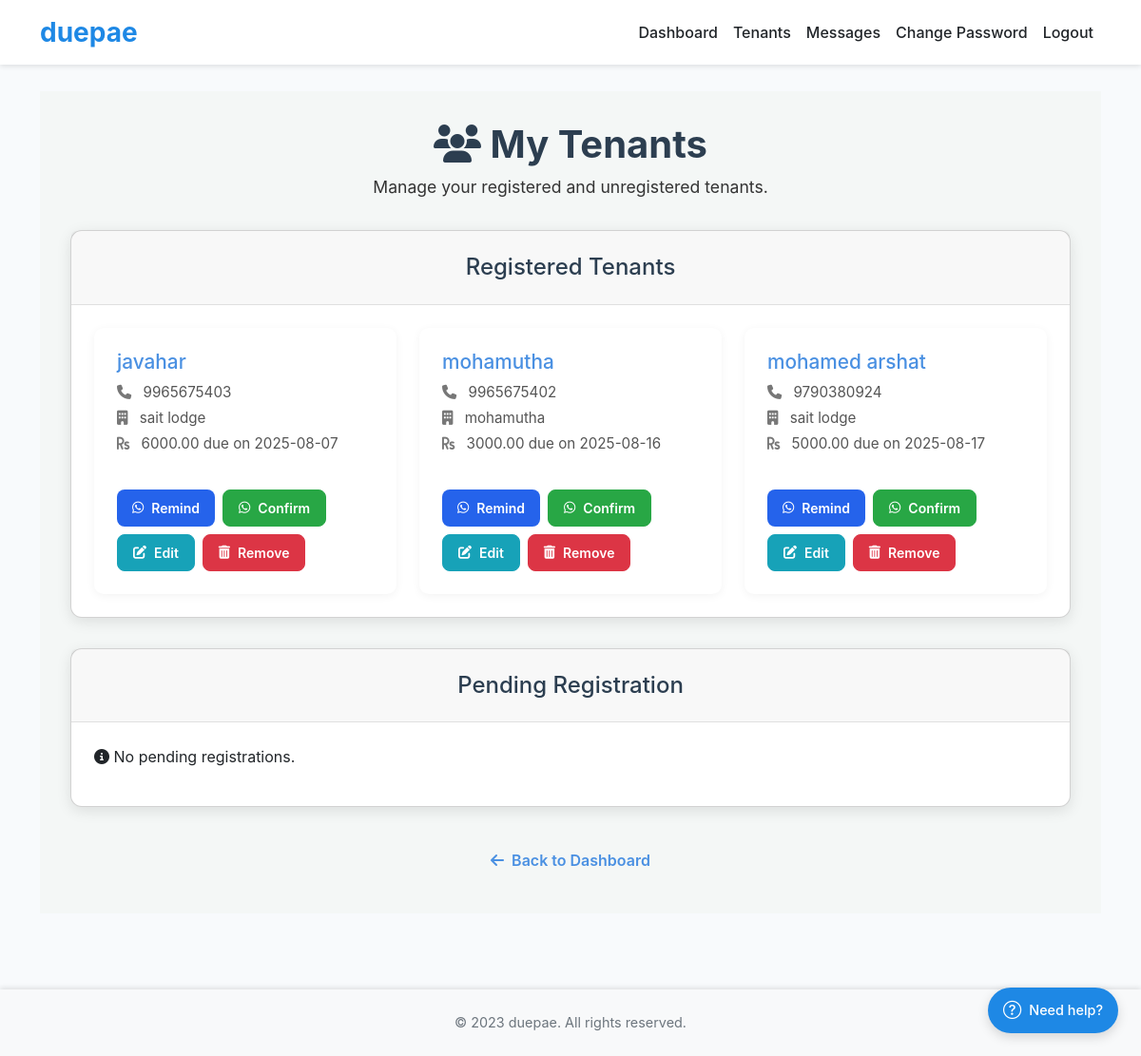
The page /owner/tenants (signed in) on the database its author committed.
### app.py (models this page shows, shortened)
class Tenancy(db.Model):
    id = db.Column(db.Integer, primary_key=True)
    owner_id = db.Column(db.Integer, db.ForeignKey('user.id'), nullable=False)
    tenant_id = db.Column(db.Integer, db.ForeignKey('user.id'), nullable=False)
    property_id = db.Column(db.Integer, db.ForeignKey('property.id'), nullable=False)
    rent_amount = db.Column(db.Numeric(10, 2), nullable=False)
    due_date = db.Column(db.Date, nullable=False)
    owner_user = relationship("User", foreign_keys=[owner_id], back_populates="tenancies_as_owner")
    tenant = relationship("User", foreign_keys=[tenant_id], back_populates="tenancies_as_tenant")
    property = relationship("Property", back_populates="tenancies")
    payments = relationship("Payment", back_populates="tenancy")

class User(db.Model):
    id = db.Column(db.Integer, primary_key=True)
    role = db.Column(db.String(20), nullable=False)
    username = db.Column(db.String(80), unique=True, nullable=False)
    full_name = db.Column(db.String(120), nullable=False)
    phone = db.Column(db.String(20), unique=True, nullable=False)
    upi_id = db.Column(db.String(120), nullable=True)
    password_hash = db.Column(db.String(255), nullable=False)
    is_active = db.Column(db.Boolean, default=True)
    subscription_end = db.Column(db.Date, nullable=True)
    whatsapp_enabled = db.Column(db.Boolean, default=True)
    owned_properties = relationship("Property", back_populates="owner")
    tenancies_as_tenant = relationship("Tenancy", foreign_keys="Tenancy.tenant_id", back_populates="tenant")
    tenancies_as_owner = relationship("Tenancy", foreign_keys="Tenancy.owner_id", back_populates="owner_user")
    sent_messages = relationship("Message", foreign_keys="Message.sender_id", back_populates="sender")
    received_messages = relationship("Message", foreign_keys="Message.receiver_id", back_populates="receiver")
    @property
    def is_unregistered(self):
        return self.username.startswith('unregistered_')

class Property(db.Model):
    id = db.Column(db.Integer, primary_key=True)
    name = db.Column(db.String(120), nullable=False)
    address = db.Column(db.Text, nullable=True)
    owner_id = db.Column(db.Integer, db.ForeignKey('user.id'), nullable=False)
    owner = relationship("User", back_populates="owned_properties")
    tenancies = relationship("Tenancy", back_populates="property")

### app.py (the view)
@app.route('/owner/tenants')
@owner_required
@subscription_required
def view_tenants():
    tenancies = Tenancy.query.filter_by(owner_id=current_user().id).all()
    registered_tenancies = []
    unregistered_tenancies = []
    for tenancy in tenancies:
        if tenancy.tenant.is_unregistered:
            unregistered_tenancies.append(tenancy)
        else:
            registered_tenancies.append(tenancy)
    return render_template('owner/tenants.html',
                           registered_tenancies=registered_tenancies,
                           unregistered_tenancies=unregistered_tenancies)

### app.py (called while the page is built)
def current_user():
    if 'user_id' in session:
        return User.query.get(session['user_id'])
    return None

@app.before_request
def load_user():
    g.user = current_user()
    if g.user and g.user.role != 'admin':
        config = SystemConfig.query.first()
        if config and config.require_subscription and not g.user.has_active_subscription:
            flash("Your subscription has expired. Please renew to continue using our services.", "warning")

@app.context_processor
def inject_user():
    config = SystemConfig.query.first() or SystemConfig()
    unread_count = 0
    current_user_obj = current_user()
    if current_user_obj:
        unread_count = db.session.query(Message).filter_by(
            receiver_id=current_user_obj.id,
            is_read=False
        ).count()
    def to_local_time(utc_dt):
        if not utc_dt:
            return ""
        tz = pytz.timezone(app.config['APP_TIMEZONE'])
        return utc_dt.replace(tzinfo=pytz.utc).astimezone(tz)
    return dict(
        user=current_user_obj,
        current_user=current_user_obj,
        datetime=dt.datetime,
        config=config,
        unread_count=unread_count,
        to_local_time=to_local_time
    )

def owner_required(f):
    @wraps(f)
    def decorated(*args, **kwargs):
        user = current_user()
        if not user or user.role != 'owner':
            abort(403)
        return f(*args, **kwargs)
    return decorated

def subscription_required(f):
    @wraps(f)
    def decorated(*args, **kwargs):
        user = current_user()
        config = SystemConfig.query.first()
        if not user or user.role == 'admin':
            return f(*args, **kwargs)
        if config and config.require_subscription and not user.has_active_subscription:
            flash("You need an active subscription to access this feature", "danger")
            return redirect(url_for('subscription'))
        return f(*args, **kwargs)
    return decorated

### templates/owner/tenants.html (shortened to what this page needs)
{% extends "base.html" %}
{% block extra_css %}
<link rel="stylesheet" href="{{ url_for('static', filename='css/owner.css') }}">
<link rel="stylesheet" href="https://cdnjs.cloudflare.com/ajax/libs/font-awesome/6.0.0-beta3/css/all.min.css">
{% endblock %}
{% block content %}
<div class="tenants-container">
    <header class="tenants-header">
        <h1><i class="fas fa-users"></i> My Tenants</h1>
        <p>Manage your registered and unregistered tenants.</p>
    </header>
    <div class="tenants-grid">
        <section class="card registered-tenants-section">
            <div class="card-header">
                <h2>Registered Tenants</h2>
            </div>
            <div class="card-body">
                {% if registered_tenancies %}
                <div class="tenant-list-cards">
                    {% for tenancy in registered_tenancies %}
                    <div class="tenant-card">
                        <div class="tenant-info">
                            <h3>{{ tenancy.tenant.full_name }}</h3>
                            <p><i class="fas fa-phone"></i> {{ tenancy.tenant.phone }}</p>
                            <p><i class="fas fa-building"></i> {{ tenancy.property.name }}</p>
                            <p><i class="fas fa-rupee-sign"></i> {{ tenancy.rent_amount }} due on {{ tenancy.due_date.strftime('%Y-%m-%d') }}</p>
                        </div>
                        <div class="tenant-actions">
                            <button onclick="sendWhatsAppMessage(this, '{{ tenancy.tenant.phone }}', 'payment_reminder', '{{ tenancy.id }}', '{{ tenancy.property.name }}', '{{ tenancy.rent_amount }}', '{{ tenancy.due_date.strftime('%Y-%m-%d') }}', '{{ tenancy.tenant.full_name }}')"
                                    class="btn btn-sm btn-warning"
                                    title="Send Payment Reminder">
                                <i class="fab fa-whatsapp"></i> Remind
                            </button>
                            <button onclick="sendWhatsAppMessage(this, '{{ tenancy.tenant.phone }}', 'payment_success', '{{ tenancy.id }}', '{{ tenancy.property.name }}', '{{ tenancy.rent_amount }}', '{{ tenancy.due_date.strftime('%Y-%m-%d') }}', '{{ tenancy.tenant.full_name }}')"
                                    class="btn btn-sm btn-success"
                                    title="Send Payment Confirmation">
                                <i class="fab fa-whatsapp"></i> Confirm
                            </button>
                            <a href="{{ url_for('edit_tenant', tenancy_id=tenancy.id) }}" class="btn btn-sm btn-info" title="Edit Tenancy"><i class="fas fa-edit"></i> Edit</a>
                            <form method="POST" action="{{ url_for('delete_tenant', tenancy_id=tenancy.id) }}" class="d-inline">
                                <button type="submit" class="btn btn-sm btn-danger" title="Remove Tenant"><i class="fas fa-trash-alt"></i> Remove</button>
                            </form>
                        </div>
                    </div>
                    {% endfor %}
                </div>
                {% else %}
                <p class="no-data"><i class="fas fa-info-circle"></i> No registered tenants found.</p>
                {% endif %}
            </div>
        </section>
        <section class="card unregistered-tenants-section">
            <div class="card-header">
                <h2>Pending Registration</h2>
            </div>
            <div class="card-body">
                {% if unregistered_tenancies %}
                <div class="tenant-list-cards">
                    {% for tenancy in unregistered_tenancies %}
                    <div class="tenant-card">
                        <div class="tenant-info">
                            <h3>Unregistered Tenant</h3>
                            <p><i class="fas fa-phone"></i> {{ tenancy.tenant.phone }}</p>
                            <p><i class="fas fa-building"></i> {{ tenancy.property.name }}</p>
                            <p><i class="fas fa-map-marker-alt"></i> {{ tenancy.property.address }}</p>
                            <p><i class="fas fa-rupee-sign"></i> {{ tenancy.rent_amount }} due on {{ tenancy.due_date.strftime('%Y-%m-%d') }}</p>
                            <p><span class="badge badge-warning"><i class="fas fa-hourglass-half"></i> Pending</span></p>
                        </div>
                        <div class="tenant-actions">
                            <button onclick="sendWhatsAppMessage(this, '{{ tenancy.tenant.phone }}', 'payment_reminder', '{{ tenancy.id }}', '{{ tenancy.property.name }}', '{{ tenancy.rent_amount }}', '{{ tenancy.due_date.strftime('%Y-%m-%d') }}', '')"
                                    class="btn btn-sm btn-warning"
                                    title="Send Payment Reminder">
                                <i class="fab fa-whatsapp"></i> Remind
                            </button>
                            <button onclick="sendWhatsAppMessage(this, '{{ tenancy.tenant.phone }}', 'payment_success', '{{ tenancy.id }}', '{{ tenancy.property.name }}', '{{ tenancy.rent_amount }}', '{{ tenancy.due_date.strftime('%Y-%m-%d') }}', '')"
                                    class="btn btn-sm btn-success"
                                    title="Send Payment Confirmation">
                                <i class="fab fa-whatsapp"></i> Confirm
                            </button>
                            <button onclick="sendInviteMessage(this, '{{ tenancy.tenant.phone }}', '{{ tenancy.id }}', '{{ tenancy.property.name }}', '{{ current_user.full_name }}')"
                                    class="btn btn-sm btn-primary"
                                    title="Send Invitation">
                                <i class="fas fa-paper-plane"></i> Invite
                            </button>
                            <form method="POST" action="{{ url_for('delete_tenant', tenancy_id=tenancy.id) }}" class="d-inline">
                                <button type="submit" class="btn btn-sm btn-danger" title="Remove Tenant"><i class="fas fa-trash-alt"></i> Remove</button>
                            </form>
                        </div>
                    </div>
                    {% endfor %}
                </div>
                {% else %}
                <p class="no-data"><i class="fas fa-info-circle"></i> No pending registrations.</p>
                {% endif %}
            </div>
        </section>
    </div>
    <div class="back-to-dashboard">
        <a href="{{ url_for('owner_dashboard') }}" class="btn btn-secondary">
            <i class="fas fa-arrow-left"></i> Back to Dashboard
        </a>
    </div>
</div>
{% endblock %}

### templates/base.html (shortened to what this page needs)
<!DOCTYPE html>
<html lang="en">
<head>
  <link href="https://cdn.jsdelivr.net/npm/bootstrap@5.3.0/dist/css/bootstrap.min.css" rel="stylesheet">
  <link rel="stylesheet" href="https://cdn.jsdelivr.net/npm/bootstrap-icons@1.8.1/font/bootstrap-icons.css">
  <link rel="stylesheet" href="{{ url_for('static', filename='css/style.css') }}">
   {% block extra_css %}{% endblock %}
  <link rel="stylesheet" href="https://cdnjs.cloudflare.com/ajax/libs/font-awesome/6.4.0/css/all.min.css">
</head>
<body>
  <nav class="navbar navbar-expand-lg navbar-light bg-white">
    <div class="container">
      <a class="navbar-brand text-primary fw-bold fs-3" href="{{ url_for('home') }}">
        duepae
      </a>
      <div class="collapse navbar-collapse" id="navbarNav">
        <ul class="navbar-nav ms-auto">
          {% if current_user %}
            {% if current_user.role == 'owner' %}
              <li class="nav-item">
                <a class="nav-link" href="{{ url_for('owner_dashboard') }}">Dashboard</a>
              </li>
              <li class="nav-item">
                <a class="nav-link" href="{{ url_for('view_tenants') }}">Tenants</a>
              </li>
            {% elif current_user.role == 'tenant' %}
              <li class="nav-item">
                <a class="nav-link" href="{{ url_for('tenant_dashboard') }}">Dashboard</a>
              </li>
            {% endif %}
            <li class="nav-item position-relative">
              <a class="nav-link" href="{{ url_for('messages') }}">
                Messages
              </a>
            </li>
            <li class="nav-item">
              <a class="nav-link" href="{{ url_for('change_password') }}">Change Password</a>
            </li>
            <li class="nav-item">
              <a class="nav-link" href="{{ url_for('logout') }}">Logout</a>
            </li>
          {% endif %}
        </ul>
      </div>
    </div>
  </nav>
  <div class="container mt-4">
    {% block content %}{% endblock %}
  </div>
  <footer class="bg-light mt-5 py-4">
    <div class="container text-center">
      <p>&copy; 2023 duepae. All rights reserved.</p>
    </div>
  </footer>
  <a href="#" class="contact-btn" id="contact-btn">
    <i class="bi bi-question-circle"></i><span class="contact-btn-text"> Need help?</span>
  </a>
</body>
</html>

### static/css/style.css (style rules this page uses)
:root { --brand-blue: #1E88E5; --brand-green: #43A047; --text-dark: #212529; --footer-bg: #f8f9fa; --footer-text: #6c757d; --blue: #2563eb; --blue-dark: #1e40af; --blue-light: #93c5fd; --accent: #ec4899; --light: #f8fafc; --dark: #1e293b; --gray: #64748b; --success: #10b981; --warning: #f59e0b; }
* { margin: 0; padding: 0; box-sizing: border-box; }
.navbar { position: fixed; top: 0; left: 0; width: 100%; background-color: #fff !important; box-shadow: 0 2px 5px rgba(0, 0, 0, 0.1); z-index: 1100; }
body { padding-top: 4.5rem; font-family: 'Inter', -apple-system, BlinkMacSystemFont, sans-serif; background-color: var(--light); margin: 0; color: var(--dark); line-height: 1.5; }
.navbar-brand { color: var(--brand-blue) !important; font-size: 1.75rem; font-weight: 600; }
.nav-link { color: var(--text-dark) !important; font-weight: 500; transition: color .2s; }
.contact-btn { position: fixed; bottom: 1.5rem; right: 1.5rem; z-index: 1050; display: flex; align-items: center; gap: 0.5rem; padding: 0.6rem 1rem; font-size: 0.9rem; font-weight: 500; background-color: var(--brand-blue); color: #fff; border-radius: 50px; box-shadow: 0 4px 12px rgba(0, 0, 0, 0.15); text-decoration: none; transition: all 0.2s ease; }
.contact-btn i { font-size: 1.2rem; }
.container.mt-4 { min-height: calc(100vh - 10rem); padding-bottom: 2rem; }
footer { background-color: var(--footer-bg); box-shadow: 0 -2px 5px rgba(0, 0, 0, 0.1); padding: 1.5rem 0; margin-top: 2rem; }
footer .container { display: flex; justify-content: center; align-items: center; }
footer p { margin: 0; font-size: 0.9rem; color: var(--footer-text); text-align: center; }
.btn { width: 100%; padding: 1rem; background-color: var(--blue); color: white; border: none; border-radius: 8px; font-size: 1rem; font-weight: 600; cursor: pointer; transition: all 0.2s ease; }

### rows shown on the page
Tenancy: tenant.full_name "javahar", tenant.phone "9965675403", property.name "sait lodge", rent_amount "6000.00", due_date "2025-08-07"
Tenancy: tenant.full_name "mohamutha", tenant.phone "9965675402", property.name "mohamutha", rent_amount "3000.00", due_date "2025-08-16"
Tenancy: tenant.full_name "mohamed arshat", tenant.phone "9790380924", property.name "sait lodge", rent_amount "5000.00", due_date "2025-08-17"
